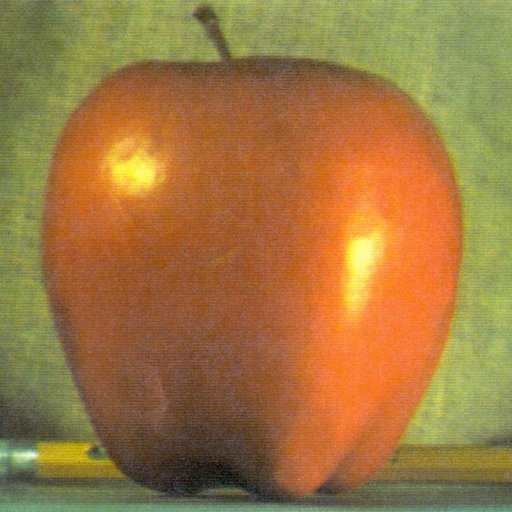
#> input picture Image_processing/major/apple.jpg, 512 x 512 px, found by its file name
$ python img_pro2.py
#> lines starting #> are read from the running program, lines starting #| are printed output that depends on the picture
import cv2
import numpy as np


print(cv2.__version__)

img= cv2.imread("D:/Image_processing/Image_processing/major/apple.jpg",1)
#> img is the input picture: shape (512, 512, 3); mean B, G, R 64.8, 119.7, 159.1
#img= np.zeros((512,512,3), np.uint8)

img = cv2.line(img,(0,0),(255,255), (0,0,255), 15)

img = cv2.arrowedLine(img,(0,100),(100,200), (0,255,0), 5)

img = cv2.rectangle(img,(385,0),(510,128),(255,0,0),10)

img = cv2.circle(img ,(447,63),63,(255,0,255) ,-1)

font=cv2.FONT_HERSHEY_SIMPLEX
img = cv2.putText(img,'OPEN-CV',(10,500),font , 3,(0,255,255) ,10,cv2.LINE_8)
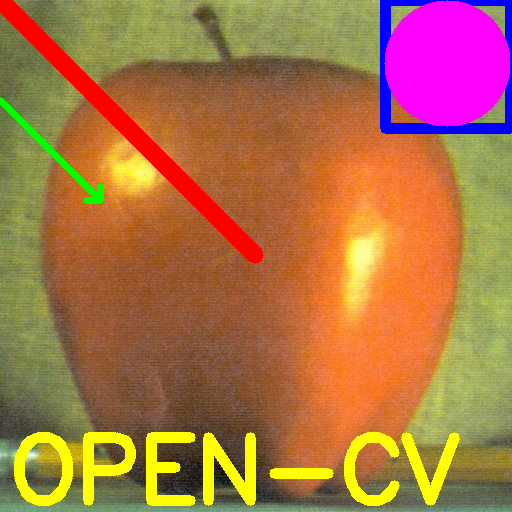
#> img: shape (512, 512, 3); mean B, G, R 70.5, 114.7, 169.8

cv2.imshow('image',img)

cv2.waitKey(0)
cv2.destroyAllWindows()
